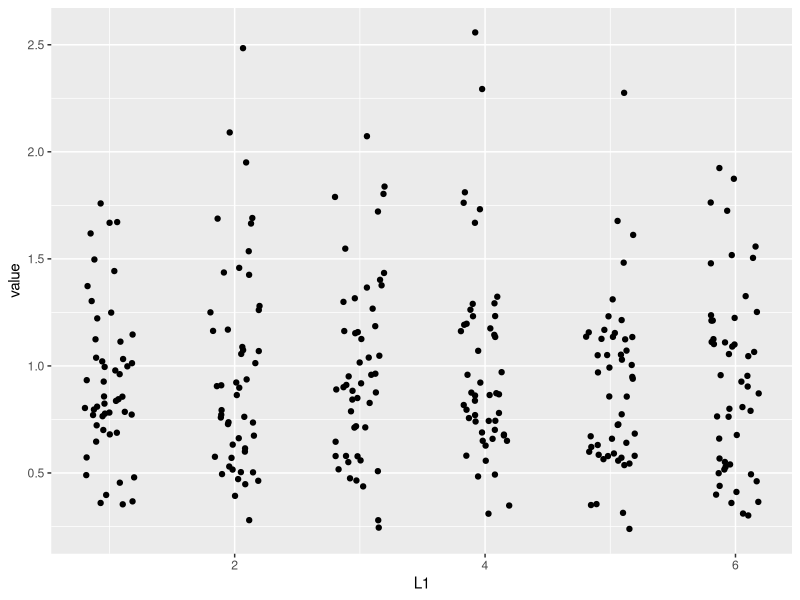
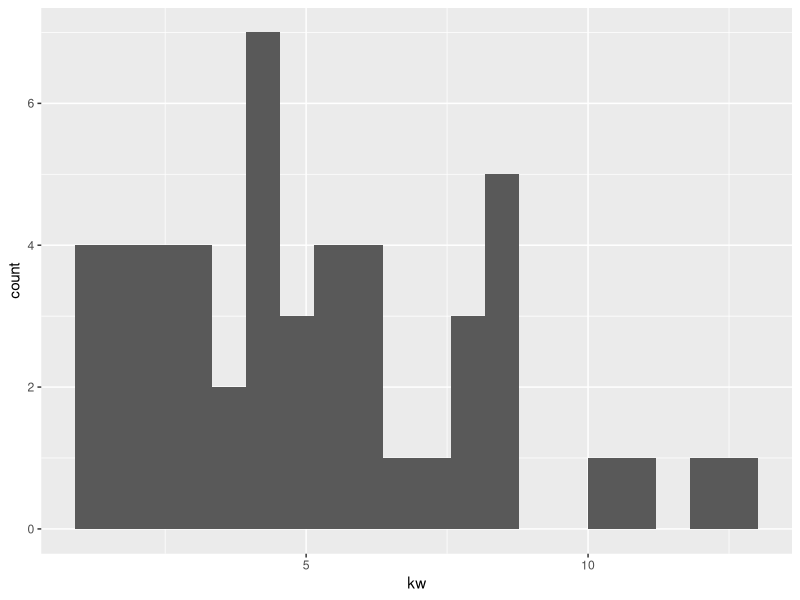
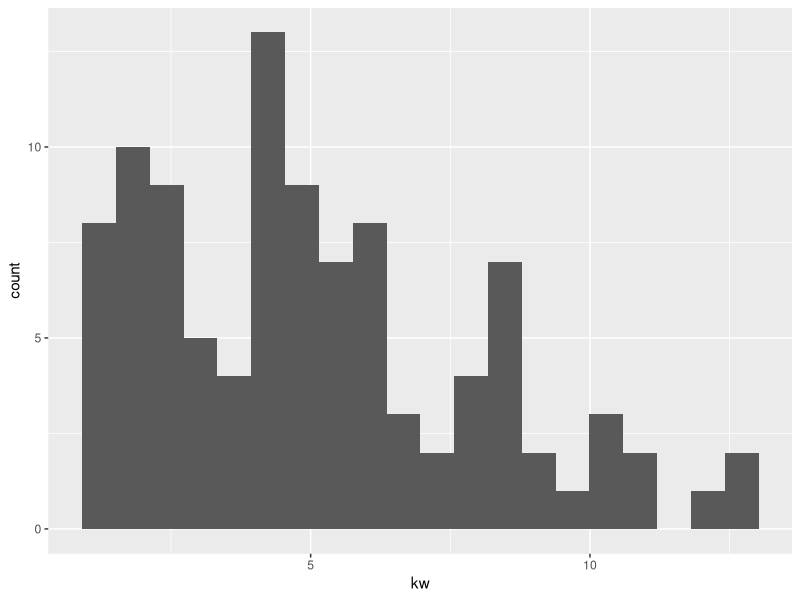
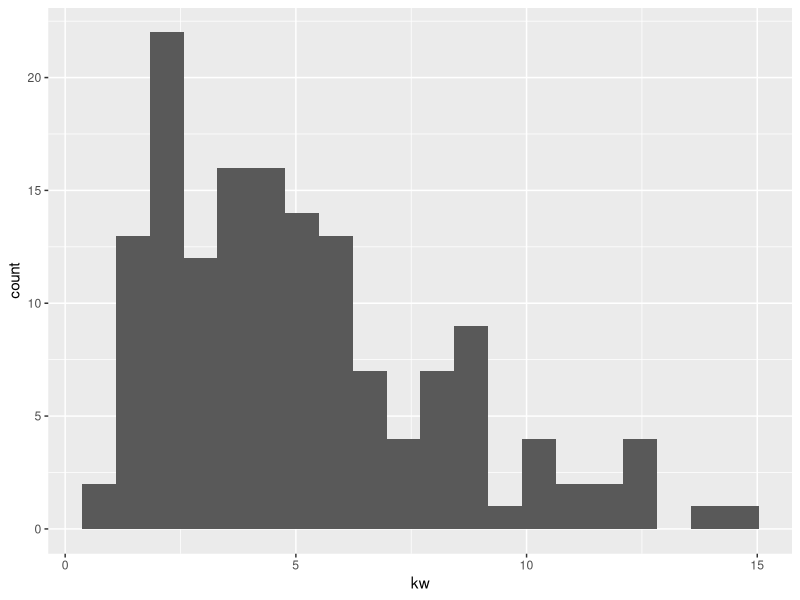
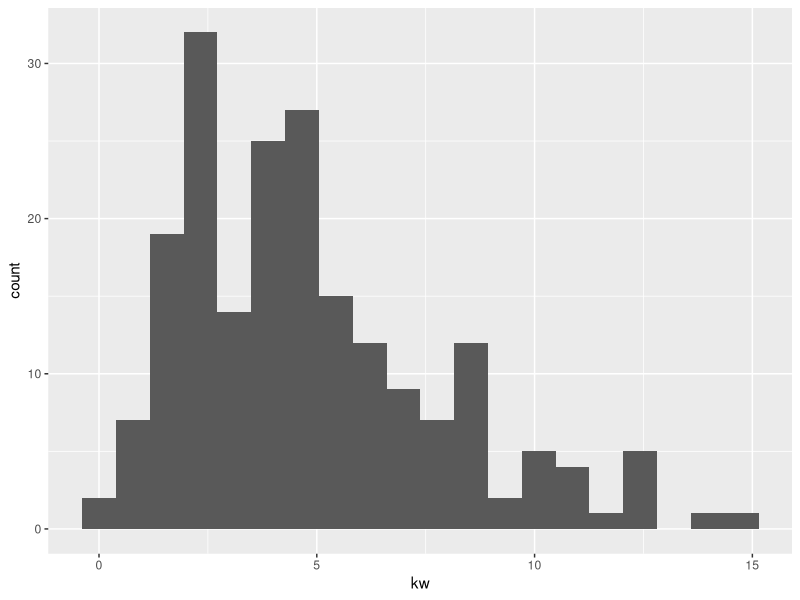
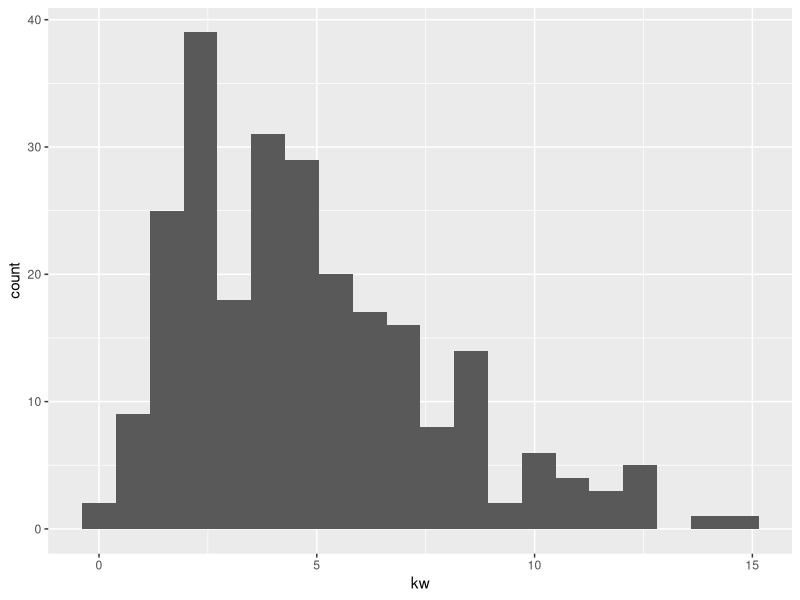
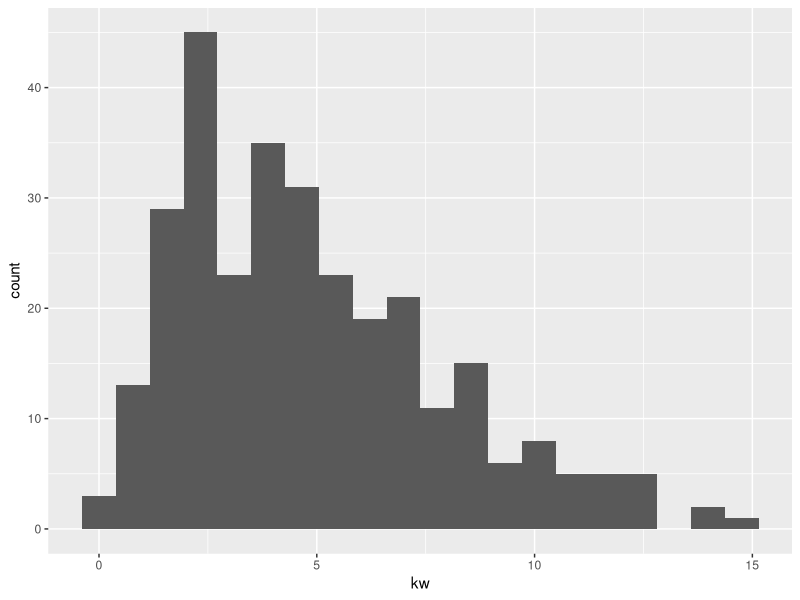
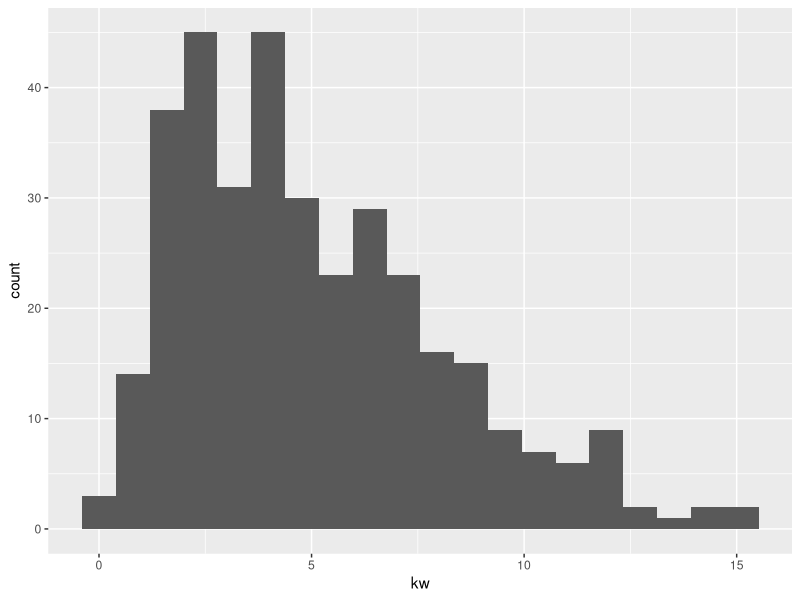

These figures' R source, in order:
## ---- chunk 1
library("reshape2")
library("ggplot2")
## ---- chunk 2
simulate_null <- function(a, n, alpha) {
  alphas <- rep(alpha, a)
  x_list <- list()
  for (i in seq_len(a)) {
    x_list[[i]] <- rgamma(n, alphas[[i]], alpha)
  }
  melt(x_list)
}
## ---- chunk 3
x <- simulate_null(6, 50, 5)
ggplot(x) +
  geom_jitter(aes(x = L1, y = value), width=0.2)
## ---- chunk 4
kruskal.test(x$value, x$L1)$statistic
## ---- chunk 5
sim_length <- 1000
stats <- rep(NA, ength = sim_length)

for (b in seq_len(sim_length)) {
  x <- simulate_null(6, 50, 5)
  stats[b] <- kruskal.test(x$value, x$L1)$statistic
  
  if (b %% 50 == 0) {
    p <- ggplot(data.frame(kw = stats)) +
      geom_histogram(aes(x = kw), bins=20)
    print(p)
  }
}
